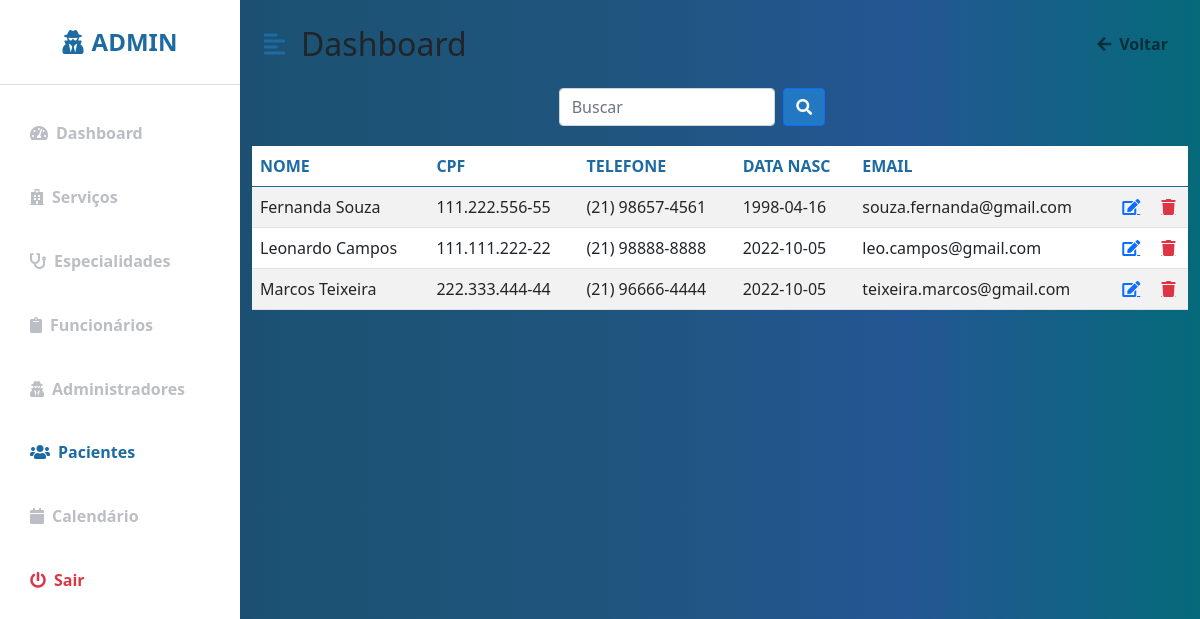
The page /Clinica_Manoel_Gomes/clientes.php (signed in) on the database as committed earlier.
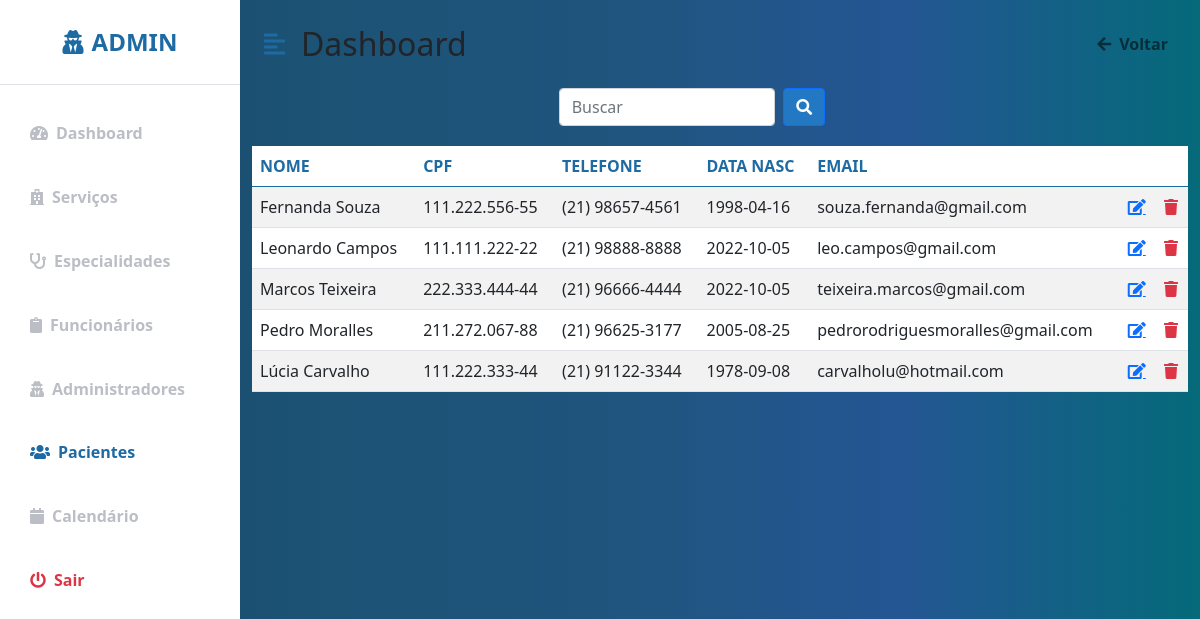
The same page on the database as committed later.
### tables this page shows
CREATE TABLE IF NOT EXISTS `paciente` (
  `cod_paciente` int(11) NOT NULL AUTO_INCREMENT,
  `nome` varchar(30) NOT NULL,
  `cpf` varchar(20) NOT NULL,
  `data_nasc` varchar(10) NOT NULL,
  `telefone` varchar(20) NOT NULL,
  `email` varchar(40) NOT NULL,
  `senha` varchar(250) NOT NULL,
  PRIMARY KEY (`cod_paciente`)
);

### Clinica_Manoel_Gomes/clientes.php (the view, shortened to what the changed rows need)
<?php
include "conecta_mysql.inc";
?>
<!DOCTYPE html>
<html lang="en">
<head>
    <link href="https://cdn.jsdelivr.net/npm/bootstrap@5.0.0-beta3/dist/css/bootstrap.min.css" rel="stylesheet" />
    <link rel="stylesheet" href="https://cdnjs.cloudflare.com/ajax/libs/font-awesome/5.15.3/css/all.min.css" />
    <link rel="stylesheet" href="_css/perfil.css" />
</head>
<body>
<div class="d-flex" id="wrapper">
        <div id="page-content-wrapper">
            <nav class="navbar navbar-expand-lg navbar-light bg-transparent py-4 px-4">
                <div class="d-flex align-items-center">
                    <h2 class="fs-2 m-0">Dashboard</h2>
                </div>
            </nav>
            <div class="block">
                <section class="intro">
                    <div class="gradient-custom-1 h-100">
                        <div class="mask d-flex align-items-center h-100">
                        <div class="container">
                            <div class="row justify-content-center">
                            <div class="col-12">
                                <div class="table-responsive bg-white">
                                <table class="table mb-0  table-striped ">
                                    <thead class="color">
                                    <tr>
                                        <th scope="col">NOME</th>
                                        <th scope="col">CPF</th>
                                        <th scope="col">TELEFONE</th>
                                        <th scope="col">DATA NASC</th>
                                        <th scope="col">EMAIL</th>
                                        <th scope="col">  </th>
                                        <th scope="col">  </th>
                                    </tr>
                                    </thead>
                                    <tbody>
                                    <?php
                                        $sql= "SELECT * FROM paciente";
                                        $res= mysqli_query($mysqli,$sql);
                                        $linhas= mysqli_num_rows($res);
                                        for ($i = 0; $i < $linhas; $i++){
                                            $paciente = mysqli_fetch_array ($res);
                                            echo"
                                            <tr>
                                            <td>".$paciente['nome']."</td>
                                            <td>".$paciente['cpf']."</td>
                                            <td>".$paciente['telefone']."</td>
                                            <td>".$paciente['data_nasc']."</td>
                                            <td>".$paciente['email']."</td>
                                            <td><a href='altera_cliente.php?cod_paciente=".$paciente["cod_paciente"]."' class='fas fa-edit'></a></td>
                                            <td><a href='excluir_paciente.php?cod_paciente=".$paciente["cod_paciente"]."' class='fas fa-trash text-danger'></a></td>
                                            </tr>";
                                        }
                                    ?>
                                    </tbody>
                                </table>
                                </div>
                            </div>
                            </div>
                        </div>
                        </div>
                    </div>
                 </section>
                </div>
    </div>
</body>
</html>

Rows that differ between the two databases and show on the page:
added paciente: nome "Pedro Moralles", cpf "211.272.067-88", telefone "(21) 96625-3177", data_nasc "2005-08-25", email "pedrorodriguesmoralles@gmail.com"
added paciente: nome "Lúcia Carvalho", cpf "111.222.333-44", telefone "(21) 91122-3344", data_nasc "1978-09-08", email "carvalholu@hotmail.com"
